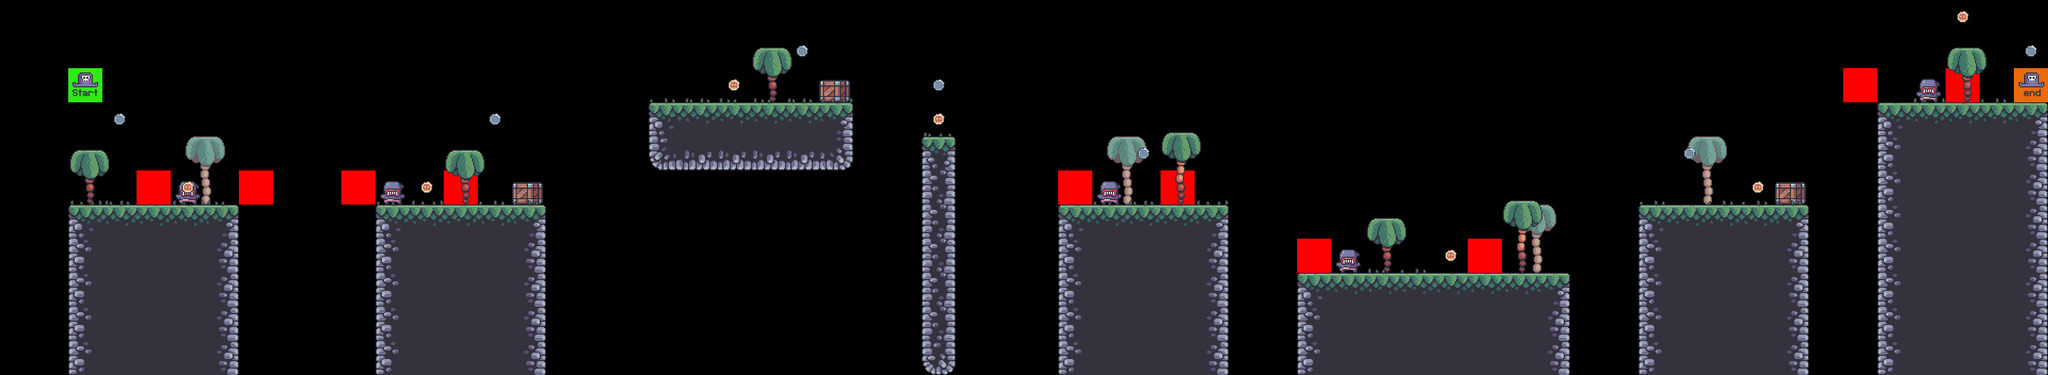

This game map was drawn from its Tiled (.tmx) file and the tilesets committed beside it. A one-line description and the trimmed map source follow:
An orthogonal 60x11 tile map with 64x64 px tiles, 9 tile layers (bg_palms, terrain, crates, grass, ...), 7 tilesets.

<map version="1.10" tiledversion="1.10.0" orientation="orthogonal" renderorder="right-down" width="60" height="11" tilewidth="64" tileheight="64" infinite="0" nextlayerid="10" nextobjectid="1">
 <editorsettings>
  <export target="../0/level_0.csv" format="csv" />
 </editorsettings>
 <tileset firstgid="1" source="../tileset/terrain_tiles.tsx" />
 <tileset firstgid="17" source="../tileset/coin_tiles.tsx" />
 <tileset firstgid="19" source="../tileset/grass_tiles.tsx" />
 <tileset firstgid="24" source="../tileset/palms.tsx" />
 <tileset firstgid="27" source="../tileset/crates.tsx" />
 <tileset firstgid="28" source="../tileset/player_tiles.tsx" />
 <tileset firstgid="30" source="../tileset/enemy_tile.tsx" />
 <layer id="5" name="bg_palms" width="60" height="11">
  <data>[660 cells, 4 non-empty, 1 distinct tile ids]</data>
 </layer>
 <layer id="1" name="terrain" width="60" height="11">
  <data>[660 cells, 183 non-empty, 12 distinct tile ids]</data>
 </layer>
 <layer id="6" name="crates" width="60" height="11">
  <data>[660 cells, 6 non-empty, 1 distinct tile ids]</data>
 </layer>
 <layer id="3" name="grass" width="60" height="11">
  <data>[660 cells, 34 non-empty, 5 distinct tile ids]</data>
 </layer>
 <layer id="8" name="enemies" width="60" height="11">
  <data>[660 cells, 5 non-empty, 1 distinct tile ids]</data>
 </layer>
 <layer id="9" name="constraints" width="60" height="11">
  <data>[660 cells, 11 non-empty, 1 distinct tile ids]</data>
 </layer>
 <layer id="4" name="fg_palms" width="60" height="11">
  <data>[660 cells, 7 non-empty, 2 distinct tile ids]</data>
 </layer>
 <layer id="2" name="coins" width="60" height="11">
  <data>[660 cells, 14 non-empty, 2 distinct tile ids]</data>
 </layer>
 <layer id="7" name="player" width="60" height="11">
  <data>[660 cells, 2 non-empty, 2 distinct tile ids]</data>
 </layer>
</map>
